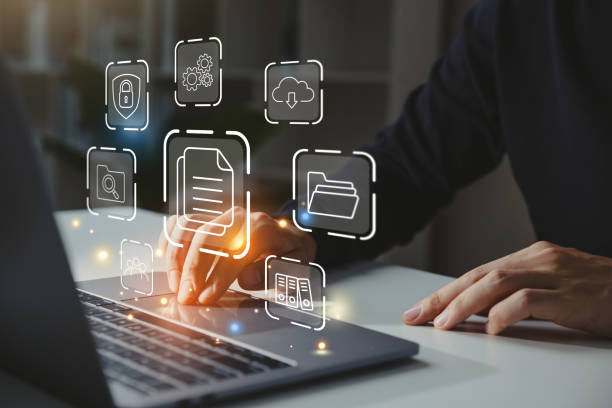
#> input picture hero-image.jpg, 612 x 408 px, found by its file name
$ jupyter execute --allow-errors Untitled-1.ipynb
#> lines starting #> are read from the running program, lines starting #| are printed output that depends on the picture
[cell 1]
from PIL import Image
import numpy as np
import skimage.feature
import matplotlib.pyplot as plt

# Load the image
img = Image.open(r'C:\Users\prath\OneDrive\Desktop\cpp\html tutorial\javascript\javascriptproject\homework\image edditing and processing\hero-image.jpg')  # Replace 'test_image.jpg' with your image file path
#> img is the input picture: PIL image 612x408 RGB; mean R, G, B 82.3, 78, 74.4
img = img.convert('RGB')

# Convert the RGB image to grayscale
gray_img = img.convert('L')
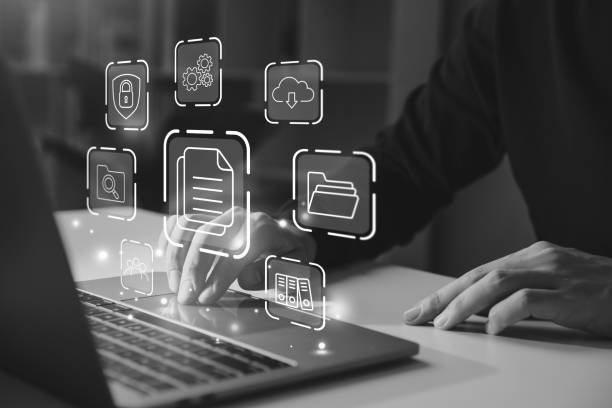
#> gray_img: PIL image 612x408 L; min 2, max 255, mean 78.9

# Convert grayscale image to numpy array
img_array = np.array(gray_img)

# Process the image using scikit-image (example)
descriptors = skimage.feature.daisy(img_array, step=4, radius=15, rings=3, histograms=8, orientations=8,
                                     normalization='l1')

processed_data = {
            'descriptors': descriptors.tolist()  # Convert numpy array to list
        }
# Print or save the processed descriptors
processed_data

# Display the grayscale image
plt.imshow(gray_img, cmap='gray')
plt.axis('off')  # Turn off axis
plt.show()
